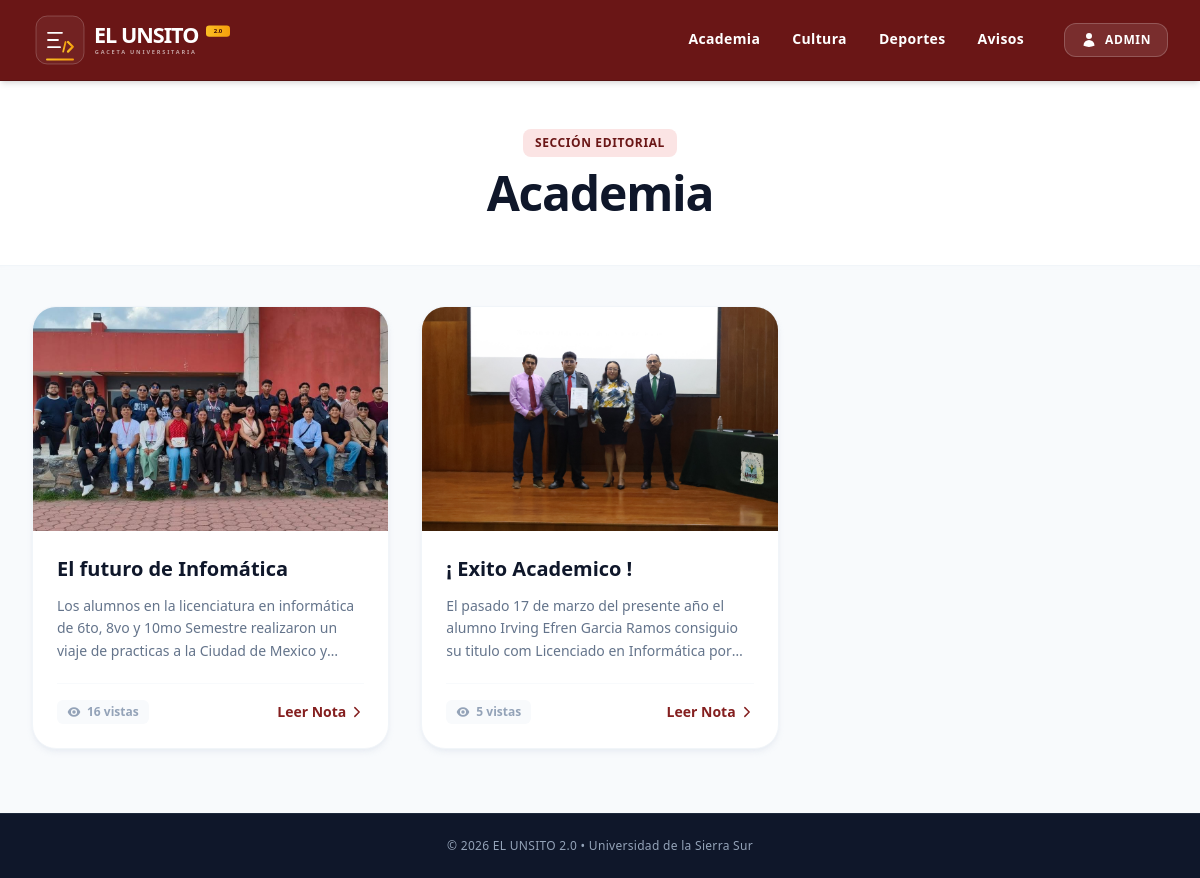
/seccion/academia, run on the app's committed database.
### app/models.py (models this page shows)
class Seccion(Base):
    __tablename__ = "secciones"
    id = Column(Integer, primary_key=True, index=True)
    nombre = Column(String, unique=True, index=True)
    slug = Column(String, unique=True, index=True)
    noticias = relationship("Noticia", back_populates="seccion")

class Noticia(Base):
    __tablename__ = "noticias"
    id = Column(Integer, primary_key=True, index=True)
    titulo = Column(String, nullable=False)
    contenido = Column(Text, nullable=False)
    imagen_url = Column(String, nullable=True)
    fecha_creacion = Column(DateTime, default=datetime.utcnow)
    fecha_modificacion = Column(DateTime, default=datetime.utcnow, onupdate=datetime.utcnow)
    visitas = Column(Integer, default=0)
    seccion_id = Column(Integer, ForeignKey("secciones.id"))
    seccion = relationship("Seccion", back_populates="noticias")

### app/main.py (the view)
@app.get("/seccion/{slug}")
def ver_seccion(slug: str, request: Request, db: Session = Depends(get_db)):
    seccion = db.query(models.Seccion).filter(
        (models.Seccion.slug == slug.lower()) |
        (models.Seccion.nombre.ilike(slug))
    ).first()
    if not seccion:
        raise HTTPException(status_code=404, detail="Sección no encontrada")
    noticias = crud.obtener_noticias_por_seccion(db, seccion_slug=seccion.slug)
    return templates.TemplateResponse(
        request,
        "seccion.html",
        {"seccion": seccion, "noticias": noticias}
    )

### app/templates/seccion.html (shortened to what this page needs)
<!DOCTYPE html>
<html lang="es" class="h-full bg-slate-50">
<head>
    <script src="https://cdn.tailwindcss.com"></script>
</head>
<body class="flex flex-col min-h-full font-sans antialiased text-slate-800">
    <nav class="bg-institucional-700 text-white shadow-md sticky top-0 z-50 border-b border-institucional-800 py-3">
        <div class="max-w-7xl mx-auto px-4 sm:px-6 lg:px-8">
            <div class="flex items-center justify-between">
                <div class="flex-shrink-0 flex items-center">
                    <a class="flex items-center" href="/">
                        <img src="/static/imagenes/Logo.svg" alt="EL UNSITO 2.0" class="h-14 w-auto select-none block">
                    </a>
                </div>
                <div class="hidden md:flex items-center gap-8 font-bold text-sm tracking-wide">
                    <a class="hover:text-amber-300 transition-colors py-2 border-b-2 border-transparent hover:border-amber-400" href="/seccion/academia">Academia</a>
                    <a class="hover:text-amber-300 transition-colors py-2 border-b-2 border-transparent hover:border-amber-400" href="/seccion/cultura">Cultura</a>
                    <a class="hover:text-amber-300 transition-colors py-2 border-b-2 border-transparent hover:border-amber-400" href="/seccion/deportes">Deportes</a>
                    <a class="hover:text-amber-300 transition-colors py-2 border-b-2 border-transparent hover:border-amber-400" href="/seccion/avisos-oficiales">Avisos</a>
                    <a class="ml-2 bg-white/10 hover:bg-white text-white hover:text-institucional-700 border border-white/20 hover:border-white transition-all px-4 py-2 rounded-xl text-xs uppercase font-extrabold tracking-wider flex items-center gap-2 shadow-sm" href="/login">
                        Admin
                    </a>
                </div>
            </div>
        </div>
    </nav>
    <header class="bg-white py-12 border-b border-slate-100 mb-10 shadow-sm shadow-slate-100/50">
        <div class="max-w-7xl mx-auto px-4 sm:px-6 lg:px-8 text-center">
            <span class="inline-block bg-institucional-100 text-institucional-700 font-extrabold text-xs tracking-wider uppercase px-3 py-1.5 rounded-lg mb-3">
                Sección Editorial
            </span>
            <h1 class="text-4xl sm:text-5xl font-black text-slate-900 tracking-tight">
                {{ seccion.nombre }}
            </h1>
        </div>
    </header>
    <main class="flex-grow max-w-7xl w-full mx-auto px-4 sm:px-6 lg:px-8 mb-16">
        {% if noticias %}
            <div class="grid grid-cols-1 md:grid-cols-2 lg:grid-cols-3 gap-8">
                {% for noticia in noticias %}
                <article class="bg-white rounded-3xl shadow-md shadow-slate-200/60 border border-slate-100 overflow-hidden flex flex-col transform hover:-translate-y-1 hover:shadow-xl transition-all duration-300">
                    <div class="h-56 w-full bg-slate-100 overflow-hidden relative">
                        <img src="{{ noticia.imagen_url }}" class="w-full h-full object-cover object-center" alt="Portada de la nota">
                    </div>
                    <div class="p-6 flex flex-col flex-grow">
                        <h2 class="text-xl font-bold text-slate-900 line-clamp-2 mb-3 leading-snug">
                            {{ noticia.titulo }}
                        </h2>
                        <p class="text-slate-500 text-sm line-clamp-3 flex-grow mb-5 leading-relaxed">
                            {{ noticia.contenido }}
                        </p>
                        <div class="flex items-center justify-between pt-4 border-t border-slate-50">
                            <span class="inline-flex items-center gap-1.5 text-xs font-semibold text-slate-400 bg-slate-50 px-2.5 py-1 rounded-md">
                                {{ noticia.visitas }} vistas
                            </span>
                            <a href="/noticia/{{ noticia.id }}" class="inline-flex items-center gap-1 text-sm font-bold text-institucional-600 hover:text-institucional-800 transition-colors group">
                                Leer Nota
                                <svg xmlns="http://www.w3.org/2000/svg" fill="none" viewBox="0 0 24 24" stroke-width="2.5" stroke="currentColor" class="w-3.5 h-3.5 group-hover:translate-x-0.5 transition-transform">
                                    <path stroke-linecap="round" stroke-linejoin="round" d="m8.25 4.5 7.5 7.5-7.5 7.5" />
                                </svg>
                            </a>
                        </div>
                    </div>
                </article>
                {% endfor %}
            </div>
        {% endif %}
    </main>
    <footer class="bg-slate-900 text-slate-400 py-6 border-t border-slate-800">
        <div class="max-w-7xl mx-auto px-4 text-center">
            <p class="text-xs font-medium tracking-wide">&copy; 2026 EL UNSITO 2.0 &bull; Universidad de la Sierra Sur</p>
        </div>
    </footer>
</body>
</html>

### data on the page
Seccion: nombre "Academia"
Noticia: imagen_url (picture), titulo "El futuro de Infomática", contenido "Los alumnos en la licenciatura en informática de 6to, 8vo y 10mo Semestre realizaron un viaje de practicas a la Ciudad de Mexico…", visitas "16"
Noticia: imagen_url (picture), titulo "¡ Exito Academico !", contenido "El pasado 17 de marzo del presente año el alumno Irving Efren Garcia Ramos consiguio su titulo com Licenciado en Informática…", visitas "5"
